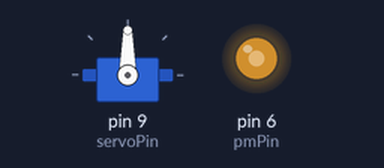
Simulated run of this sketch. Board: Arduino Uno, built with avr-gcc and run on an emulated ATmega328P. Shown: servo, output pins drawn as LEDs (lit = HIGH).

Above: at 0.05 s.
At 4.0 s:
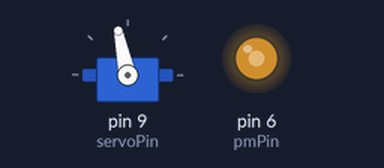
At 9.0 s:
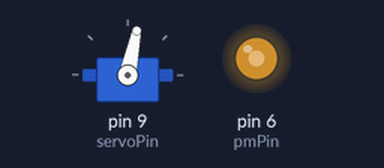
Timing chart, 0 to 11.5 s (numbered marks = the images above):
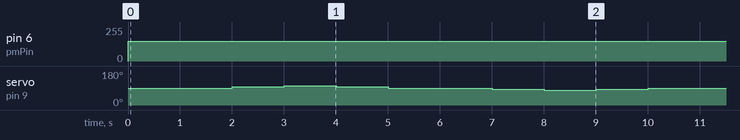

The sketch:

KitCar.ino
```cpp
#include <DCMotor.h>
#include <Servo.h>

Servo myservo;
DCMotor mydc;

// ピン番号
const int servoPin = 9;
const int dcPin1 = 7;
const int dcPin2 = 8;
const int pmPin = 6;

// モータ用パラメータ定数
const int incS =  6;     // 一回当りのサーボモータパラメータ変化量
const int maxM = 150;    // DCモータパラメータの最大値
const int minS =  78;    // サーボモータパラメータの最小値
const int maxS = 102;    // サーボモータパラメータの最大値

// モーター用パラメータ変数
int iMotor;        // DCモータ駆動用のパラメータ
int iServo;        // サーボーモータのパラメータ(角度)

int dtime;               // 停止時間[ms]
int diS;                 // サーボ回転方向(１：順回転)

//---------------------------------------------------
// セットアップ関数
//---------------------------------------------------
void setup()
{
  myservo.attach(servoPin);
  mydc.attach(dcPin1,dcPin2,pmPin);

  diS    = 1;
  iMotor = maxM;    // DCモータの初期値
  iServo = 90;      // サーボの初期値
  dtime  = 500;
}
//---------------------------------------------------
// メインループ関数
//---------------------------------------------------
void loop()
{

  mydc.write(iMotor);
  myservo.write(iServo);

  if ( iServo == 90 ) {
    dtime = 2000;
  } else {
    dtime = 1000;
  }
  delay ( dtime );

  iServo += (incS * diS);

  if ( maxS < iServo ) {
    iServo -= 2*incS;
    diS *= -1;
  } else if ( minS > iServo ) {
    iServo += 2*incS;
    diS *= -1;
  }

}
//---------------------------------------------------
```

Measured:
- by itself, pin 6 (pmPin): 0/255 → 150/255 at 0.00 s
- by itself, servo on pin 9 (servoPin): repeats every 10.0 s: 102° 1.0 s, 96° 1.0 s, 90° 2.0 s, 84° 1.0 s, 78° 1.0 s, 84° 1.0 s, 90° 2.0 s, 96° 1.0 s
